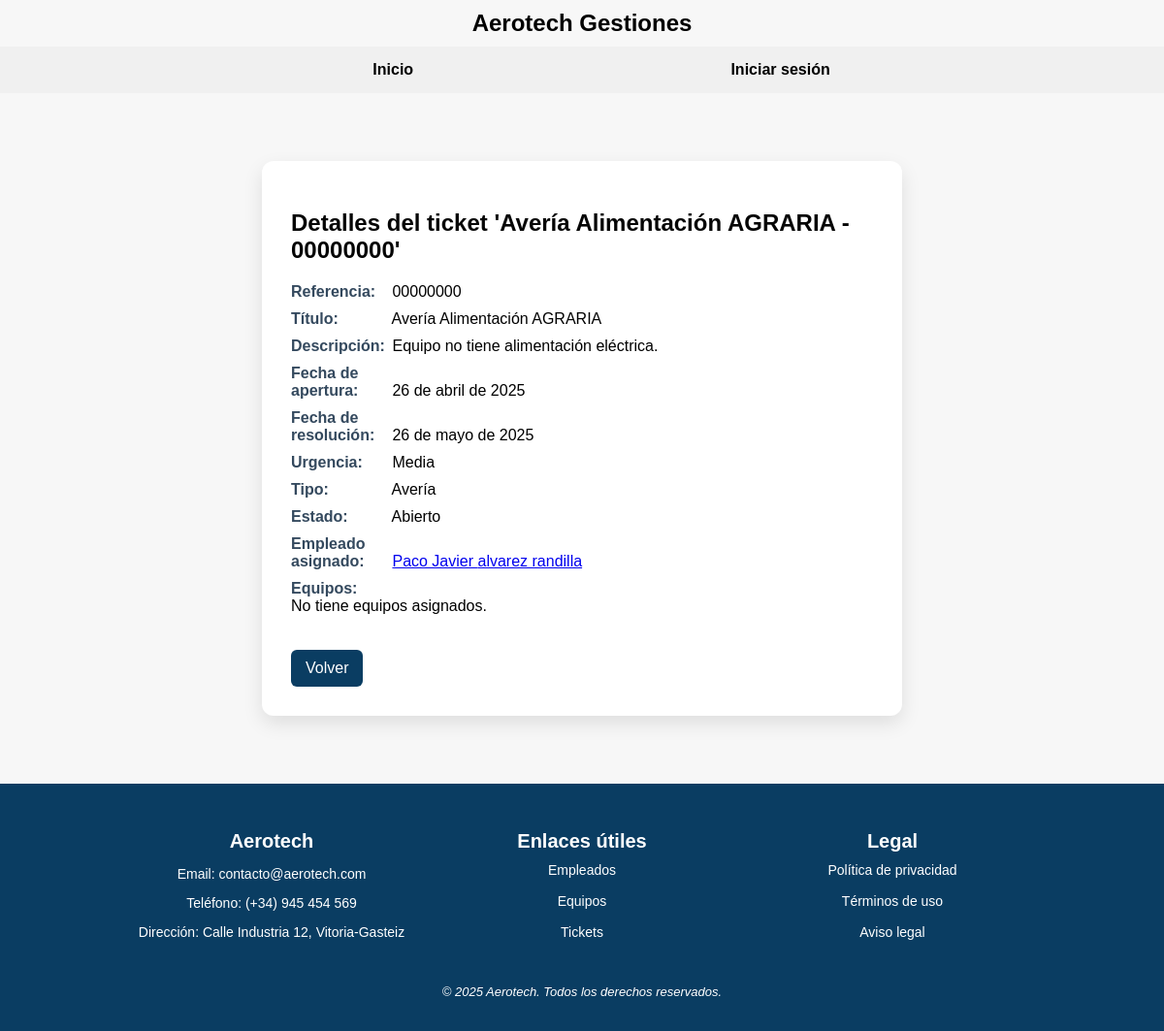
The page /Aerotech/tickets/1/ on the database its author committed.
### Aerotech/models.py (models this page shows, shortened)
class Ticket(models.Model):
    URGENCIA = [
        ('alta', 'Alta'),
        ('media', 'Media'),
        ('baja', 'Baja')
        ]
    TIPO = [
        ('averia', 'Avería'),
        ('mejora', 'Mejora'),
        ('mantenimiento', 'Mantenimiento')
    ]
    ESTADO = [
        ('abierto', 'Abierto'),
        ('cerrado', 'Cerrado')
    ]
    referencia = models.CharField(max_length=100, unique=True)
    titulo = models.CharField(max_length=200)
    descripcion = models.TextField()
    fecha_apertura = models.DateField(auto_now_add=True)
    fecha_resolucion = models.DateField(null=True, blank=True)
    urgencia = models.CharField(max_length=10, choices=URGENCIA)
    tipo = models.CharField(max_length=15, choices=TIPO)
    estado = models.CharField(max_length=10, choices=ESTADO)
    empleado = models.ForeignKey(Empleado, on_delete=models.SET_NULL, null=True)
    equipos = models.ManyToManyField(Equipo)

class Empleado(models.Model):
    DEPARTAMENTOS = [
        ('Dirección', 'Dirección'),
        ('Mantenimiento', 'Mantenimiento'),
        ('Logística', 'Logística'),
    ]
    dni = models.CharField(max_length=9, unique=True)
    nombre = models.CharField(max_length=100)
    apellidos = models.CharField(max_length=150)
    email = models.EmailField()
    telefono = models.CharField(max_length=15)
    username = models.CharField(max_length=150, unique=True, null=True, blank=True)
    departamento = models.CharField(max_length=50, choices=DEPARTAMENTOS)
    password = models.CharField(max_length=100, default="")   # PRUEBA PARA VER SI FUNCIONA EL LOGGER y pss VACIA

### Aerotech/views.py (the view)
# urls.py: path('tickets/<int:pk>/', views.DetalleTicket.as_view(), name='detalle-ticket'),
class DetalleTicket(DetailView):
    model = Ticket
    template_name = 'detalles_ticket.html'
    context_object_name = 'ticket'

### Aerotech/templates/detalles_ticket.html (shortened to what this page needs)
{% extends 'Base.html' %}
{% block content %}
<div class="card">
    <h2>Detalles del ticket '{{ ticket.titulo }} - {{ ticket.referencia }}'</h2>
    <ul>
        <li><strong>Referencia:</strong> {{ ticket.referencia }}</li>
        <li><strong>Título:</strong> {{ ticket.titulo }}</li>
        <li><strong>Descripción:</strong> {{ ticket.descripcion }}</li>
        <li><strong>Fecha de apertura:</strong> {{ ticket.fecha_apertura }}</li>
        <li><strong>Fecha de resolución:</strong> {{ ticket.fecha_resolucion|default:"Pendiente" }}</li>
        <li><strong>Urgencia:</strong> {{ ticket.get_urgencia_display }}</li>
        <li><strong>Tipo:</strong> {{ ticket.get_tipo_display }}</li>
        <li><strong>Estado:</strong> {{ ticket.get_estado_display }}</li>
        <li><strong>Empleado asignado:</strong>
            {% if ticket.empleado %}
            <a href="{% url 'detalles-empleado' ticket.empleado.id %}">
                {{ ticket.empleado.nombre }} {{ ticket.empleado.apellidos }}
            </a>
            {% else %}
            No asignado
            {% endif %}
        </li>
        <li><strong>Equipos:</strong>
            <ul>
                {% for equipo in empleado.equipos_asignados.all %}
                <li>
                    <a href="{% url 'detalles-equipo' equipo.id %}">
                        {{ equipo.modelo }} - {{ equipo.numero_serie }}
                    </a>
                </li>
                {% empty %}
                <li>No tiene equipos asignados.</li>
                {% endfor %}
            </ul>
        </li>
    </ul>
    <a class="btn" href="{% url 'lista-tickets' %}">Volver</a>
</div>
{% endblock %}

### static/css/estilos.css (style rules this page uses)
html, body { height: 100%; padding: 0; display: flex; flex-direction: column; font-family: Arial, sans-serif; margin: 0px; background-color: #f7f7f7; }
.card { background-color: #ffffff; max-width: 600px; margin: 40px auto; padding: 30px; border-radius: 12px; box-shadow: 0 8px 20px rgba(0, 0, 0, 0.1); }
.card h2 { font-size: 24px; color: #050505; margin-bottom: 20px; }
.card ul { list-style: none; padding: 0; }
.card li { margin-bottom: 10px; font-size: 16px; }
.card li strong { width: 100px; display: inline-block; color: #34495e; }
.btn { display: inline-block; margin-top: 20px; padding: 10px 15px; background-color: #0a3d62; color: white; text-decoration: none; border-radius: 6px; transition: background-color 0.3s ease; }

### rows shown on the page
Ticket: titulo "Avería Alimentación AGRARIA", referencia "00000000", descripcion "Equipo no tiene alimentación eléctrica.", fecha_apertura "26 de abril de 2025", fecha_resolucion "26 de mayo de 2025", urgencia "Media", tipo "Avería", estado "Abierto", empleado.nombre "Paco Javier", empleado.apellidos "alvarez randilla"
